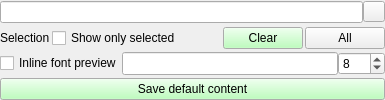
       <widget class="QWidget" name="fontListView">
        <layout class="QVBoxLayout" name="verticalLayout_3">
         <property name="spacing">
          <number>3</number>
         </property>
         <property name="margin">
          <number>0</number>
         </property>
         <item>
          <widget class="QWidget" name="widget" native="true">
           <property name="enabled">
            <bool>true</bool>
           </property>
           <layout class="QHBoxLayout" name="horizontalLayout_7">
            <property name="spacing">
             <number>0</number>
            </property>
            <property name="margin">
             <number>0</number>
            </property>
            <item>
             <widget class="JB::FancyLineEdit" name="fontSearch">
              <property name="sizePolicy">
               <sizepolicy hsizetype="MinimumExpanding" vsizetype="Fixed">
                <horstretch>0</horstretch>
                <verstretch>0</verstretch>
               </sizepolicy>
              </property>
              <property name="frame">
               <bool>true</bool>
              </property>
              <property name="cursorPosition">
               <number>24</number>
              </property>
              <property name="instructionText">
               <string>Search for font (Ctrl+F)</string>
              </property>
             </widget>
            </item>
            <item>
             <widget class="QPushButton" name="searchOptionsButton">
              <property name="sizePolicy">
               <sizepolicy hsizetype="Fixed" vsizetype="Fixed">
                <horstretch>0</horstretch>
                <verstretch>0</verstretch>
               </sizepolicy>
              </property>
              <property name="minimumSize">
               <size>
                <width>22</width>
                <height>21</height>
               </size>
              </property>
              <property name="maximumSize">
               <size>
                <width>22</width>
                <height>21</height>
               </size>
              </property>
              <property name="toolTip">
               <string>Search all font folders</string>
              </property>
              <property name="text">
               <string/>
              </property>
              <property name="icon">
               <iconset resource="../resources/fontmate.qrc">
                <normaloff>:/icons/search.png</normaloff>:/icons/search.png</iconset>
              </property>
             </widget>
            </item>
           </layout>
          </widget>
         </item>
         <item>
          <layout class="QHBoxLayout" name="horizontalLayout_4">
           <property name="spacing">
            <number>2</number>
           </property>
           <item>
            <widget class="QLabel" name="selectionLabel">
             <property name="text">
              <string>Selection</string>
             </property>
            </widget>
           </item>
           <item>
            <widget class="QCheckBox" name="showSelectedFontsCheckbox">
             <property name="text">
              <string>Show only selected</string>
             </property>
            </widget>
           </item>
           <item>
            <spacer name="horizontalSpacer_6">
             <property name="orientation">
              <enum>Qt::Horizontal</enum>
             </property>
             <property name="sizeType">
              <enum>QSizePolicy::Expanding</enum>
             </property>
             <property name="sizeHint" stdset="0">
              <size>
               <width>40</width>
               <height>20</height>
              </size>
             </property>
            </spacer>
           </item>
           <item>
            <widget class="QPushButton" name="clearFontSelectionButton">
             <property name="palette">
              <palette>
               <active>
                <colorrole role="Button">
                 <brush brushstyle="SolidPattern">
                  <color alpha="255">
                   <red>170</red>
                   <green>255</green>
                   <blue>170</blue>
                  </color>
                 </brush>
                </colorrole>
               </active>
               <inactive>
                <colorrole role="Button">
                 <brush brushstyle="SolidPattern">
                  <color alpha="255">
                   <red>170</red>
                   <green>255</green>
                   <blue>170</blue>
                  </color>
                 </brush>
                </colorrole>
               </inactive>
               <disabled>
                <colorrole role="Button">
                 <brush brushstyle="SolidPattern">
                  <color alpha="255">
                   <red>170</red>
                   <green>255</green>
                   <blue>170</blue>
                  </color>
                 </brush>
                </colorrole>
               </disabled>
              </palette>
             </property>
             <property name="focusPolicy">
              <enum>Qt::NoFocus</enum>
             </property>
             <property name="text">
              <string>Clear</string>
             </property>
            </widget>
           </item>
           <item>
            <widget class="QPushButton" name="selectAllFontsButton">
             <property name="text">
              <string>All</string>
             </property>
            </widget>
           </item>
          </layout>
         </item>
         <item>
          <layout class="QHBoxLayout" name="horizontalLayout_3">
           <property name="spacing">
            <number>0</number>
           </property>
           <item>
            <widget class="QCheckBox" name="inlinePreviewCheckbox">
             <property name="sizePolicy">
              <sizepolicy hsizetype="Preferred" vsizetype="Fixed">
               <horstretch>0</horstretch>
               <verstretch>0</verstretch>
              </sizepolicy>
             </property>
             <property name="minimumSize">
              <size>
               <width>0</width>
               <height>20</height>
              </size>
             </property>
             <property name="text">
              <string>Inline font preview</string>
             </property>
            </widget>
           </item>
           <item>
            <widget class="JB::FancyLineEdit" name="customPreviewTextLineEdit">
             <property name="enabled">
              <bool>true</bool>
             </property>
             <property name="sizePolicy">
              <sizepolicy hsizetype="Expanding" vsizetype="Minimum">
               <horstretch>0</horstretch>
               <verstretch>0</verstretch>
              </sizepolicy>
             </property>
             <property name="minimumSize">
              <size>
               <width>0</width>
               <height>20</height>
              </size>
             </property>
             <property name="instructionText">
              <string>Custom font list preview text</string>
             </property>
            </widget>
           </item>
           <item>
            <widget class="QSpinBox" name="listFontSize">
             <property name="frame">
              <bool>true</bool>
             </property>
             <property name="maximum">
              <number>200</number>
             </property>
             <property name="value">
              <number>8</number>
             </property>
            </widget>
           </item>
          </layout>
         </item>
         <item>
          <widget class="QPushButton" name="saveDefaultContentButton">
           <property name="palette">
            <palette>
             <active>
              <colorrole role="Button">
               <brush brushstyle="SolidPattern">
                <color alpha="255">
                 <red>170</red>
                 <green>255</green>
                 <blue>170</blue>
                </color>
               </brush>
              </colorrole>
             </active>
             <inactive>
              <colorrole role="Button">
               <brush brushstyle="SolidPattern">
                <color alpha="255">
                 <red>170</red>
                 <green>255</green>
                 <blue>170</blue>
                </color>
               </brush>
              </colorrole>
             </inactive>
             <disabled>
              <colorrole role="Button">
               <brush brushstyle="SolidPattern">
                <color alpha="255">
                 <red>170</red>
                 <green>255</green>
                 <blue>170</blue>
                </color>
               </brush>
              </colorrole>
             </disabled>
            </palette>
           </property>
           <property name="text">
            <string>Save default content</string>
           </property>
          </widget>
         </item>
        </layout>
       </widget>
